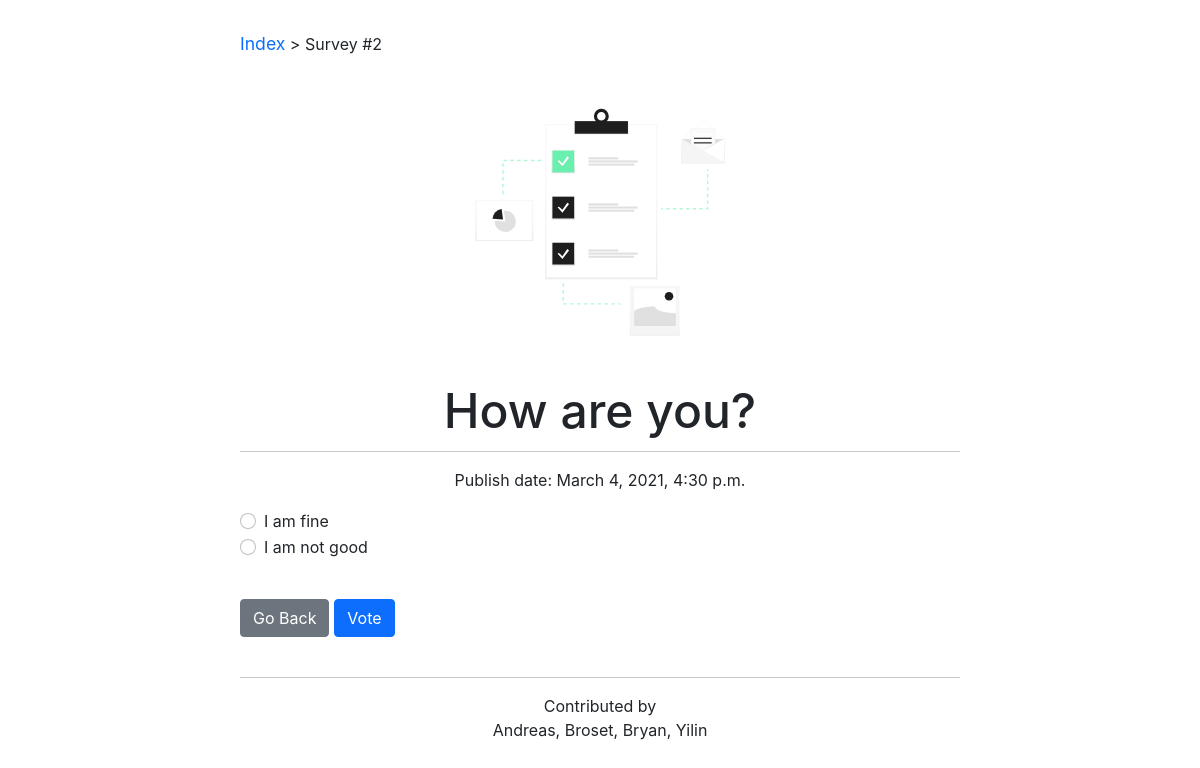
The app's page /polls/2/ with its own data.
### polls/models.py (models this page shows, shortened)
class Question(models.Model):
    question_text = models.CharField(max_length=200)
    pub_date = models.DateTimeField('date published')

class Choice(models.Model):
    question = models.ForeignKey(Question, on_delete=models.CASCADE)
    choice_text = models.CharField(max_length=200)
    votes = models.IntegerField(default=0)

### polls/views.py (the view)
# urls.py: path('<int:pk>/', views.DetailView.as_view(), name='detail'),
class DetailView(generic.DetailView):
    model = Question
    template_name = 'polls/detail.html'

### polls/templates/polls/detail.html (shortened to what this page needs)
{% extends "polls/base.html" %}
{% block currPage %} <a href="{% url 'polls:index' %}">Index</a> > Survey #{{question.id}}  {% endblock %}
{% block heading1%} {{question.question_text}} {% endblock %}
{% block mainbody %}
<hr />
<p class="align-center"> Publish date: {{ question.pub_date}} </p>
<form action="{% url 'polls:vote' question.id %}" method="post">
{% for choice in question.choice_set.all %}
<div class="form-check">
    <input class="form-check-input" type="radio" name="choice" id="choice{{ forloop.counter }}" value="{{ choice.id }}">
    <label class="form-check-label" for="choice{{ forloop.counter }}">{{ choice.choice_text }}</label><br>
    </div>
{% endfor %}
<div class="margin-top d-md-block">
    <a  href="{% url 'polls:index' %}"> <button  class="btn btn-secondary" type="button"> Go Back </button> </a>
    <button class="btn btn-primary" type="submit"> Vote </button>
</div>
</form>
{% endblock %}

### polls/static/polls/style.css (style rules this page uses)
:root { -moz-tab-size: 4; -o-tab-size: 4; tab-size: 4; }
html { line-height: 1.15; -webkit-text-size-adjust: 100%; }
html { -webkit-font-smoothing: antialiased; -moz-osx-font-smoothing: grayscale; }
body { font-family: Inter, ui-sans-serif, system-ui, -apple-system, BlinkMacSystemFont, Segoe UI, Roboto, Helvetica Neue, Arial, Noto Sans, sans-serif, Apple Color Emoji, Segoe UI Emoji, Segoe UI Symbol, Noto Color Emoji; margin: 2em 2em 2em 2em; background-color: #FFF; }
p { font-size: 1rem; line-height: 1.55rem; }
a { font-size: 1.1rem; line-height: 1.55rem; text-decoration: inherit; }
.align-center { text-align: center; }
.margin-top { margin: 5vh 0 0 0; }
@media (min-width: 1024px) { body { margin: 2em 20vw 2em 20vw; } }

### records on screen
Question: id "2", question_text "How are you?", pub_date "March 4, 2021, 4:30 p.m."
Choice: choice_text "I am fine"
Choice: choice_text "I am not good"
